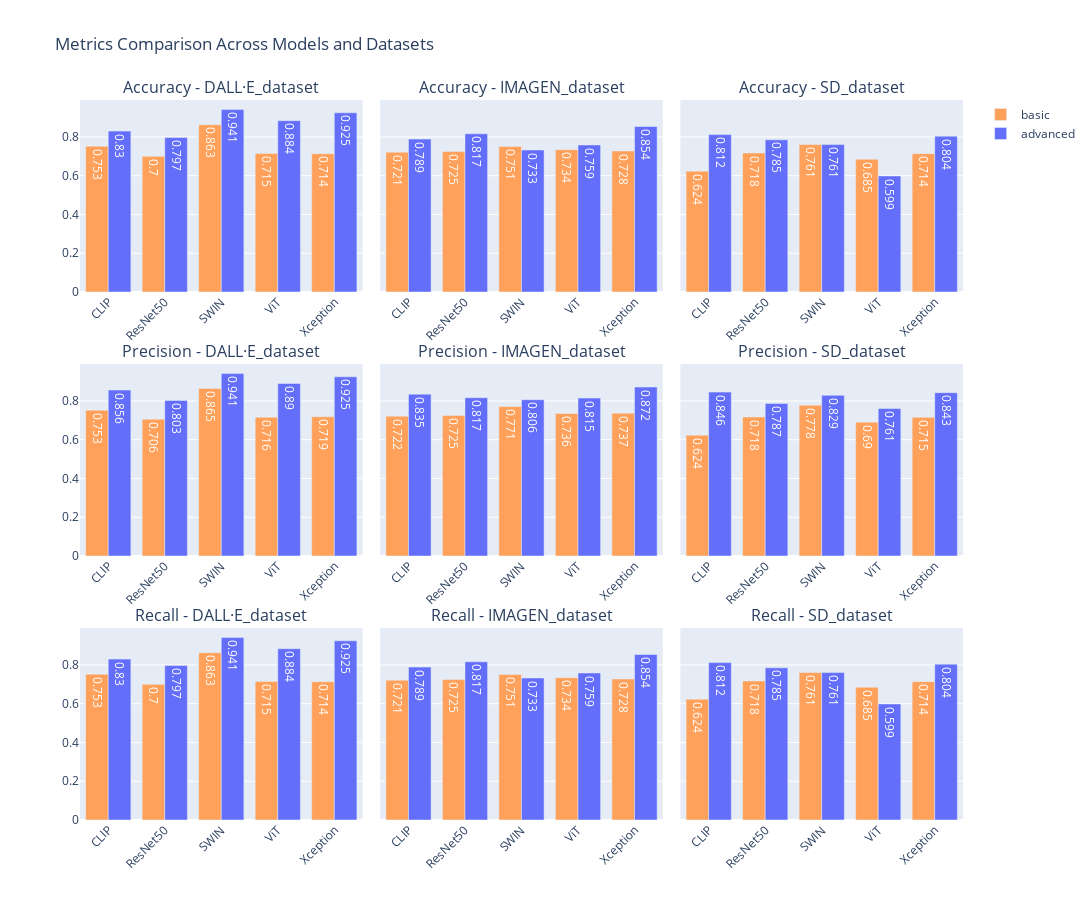

The cell this chart's notebook holds for it:
### Code cell
# Get unique values
metrics = ['Accuracy', 'Precision', 'Recall']
datasets = df_long['Omitted Dataset'].unique()
num_rows = len(metrics)
num_cols = len(datasets)

# Create subplot figure
fig = make_subplots(
    rows=num_rows, cols=num_cols,
    subplot_titles=[f"{metric} - {dataset}" for metric in metrics for dataset in datasets],
    shared_yaxes=True,
    horizontal_spacing=0.02,
    vertical_spacing=0.1
)

# Define consistent colors for run types
color_map = {
    'basic': '#FFA15A',     # Blue
    'advanced': '#636EFA'   # Orange
}
legend_added = set()

# Add bar traces with fixed colors
for row_idx, metric in enumerate(metrics, start=1):
    for col_idx, dataset in enumerate(datasets, start=1):
        sub = df_long[(df_long['Metric'] == metric) & (df_long['Omitted Dataset'] == dataset)]
        sub = sub.sort_values(by='Model_base')

        for run_type in sub['Run_type'].unique():
            filtered = sub[sub['Run_type'] == run_type]
            show_legend = run_type not in legend_added
            legend_added.add(run_type)

            fig.add_trace(
                go.Bar(
                    x=filtered['Model_base'],
                    y=filtered['Value'],
                    name=run_type,
                    text=filtered['Value'].round(3),
                    textposition='inside',
                    marker_color=color_map[run_type],
                    showlegend=show_legend  # <-- Only show legend once per run_type
                ),
                row=row_idx, col=col_idx
            )

# Update layout
fig.update_layout(
    height=300 * num_rows,
    width=500 * num_cols,
    title_text='Metrics Comparison Across Models and Datasets',
    showlegend=True,
    barmode='group'
)

fig.update_traces(textfont_color='white')
fig.update_xaxes(tickangle=-45)
fig.write_image('all_metrics_9x9.svg')
fig.show()

### Figure 1 — Plotly figure (JSON) as saved in the notebook; plotly's stock layout.template omitted (floating-point values rounded to 4 significant figures)
{"data": [{"marker": {"color": "#FFA15A"}, "name": "basic", "showlegend": true, "text": [0.753, 0.7, 0.863, 0.715, 0.714], "textfont": {"color": "white"}, "textposition": "inside", "type": "bar", "x": ["CLIP", "ResNet50", "SWIN", "ViT", "Xception"], "xaxis": "x", "y": [0.7526, 0.7, 0.8633, 0.7147, 0.7137], "yaxis": "y"}, {"marker": {"color": "#636EFA"}, "name": "advanced", "showlegend": true, "text": [0.83, 0.797, 0.941, 0.884, 0.925], "textfont": {"color": "white"}, "textposition": "inside", "type": "bar", "x": ["CLIP", "ResNet50", "SWIN", "ViT", "Xception"], "xaxis": "x", "y": [0.8302, 0.797, 0.9412, 0.884, 0.9247], "yaxis": "y"}, {"marker": {"color": "#FFA15A"}, "name": "basic", "showlegend": false, "text": [0.721, 0.725, 0.751, 0.734, 0.728], "textfont": {"color": "white"}, "textposition": "inside", "type": "bar", "x": ["CLIP", "ResNet50", "SWIN", "ViT", "Xception"], "xaxis": "x2", "y": [0.7213, 0.7247, 0.7506, 0.7345, 0.7277], "yaxis": "y2"}, {"marker": {"color": "#636EFA"}, "name": "advanced", "showlegend": false, "text": [0.789, 0.817, 0.733, 0.759, 0.854], "textfont": {"color": "white"}, "textposition": "inside", "type": "bar", "x": ["CLIP", "ResNet50", "SWIN", "ViT", "Xception"], "xaxis": "x2", "y": [0.7889, 0.8166, 0.7328, 0.7587, 0.854], "yaxis": "y2"}, {"marker": {"color": "#FFA15A"}, "name": "basic", "showlegend": false, "text": [0.624, 0.718, 0.761, 0.685, 0.714], "textfont": {"color": "white"}, "textposition": "inside", "type": "bar", "x": ["CLIP", "ResNet50", "SWIN", "ViT", "Xception"], "xaxis": "x3", "y": [0.6236, 0.7176, 0.7606, 0.685, 0.7138], "yaxis": "y3"}, {"marker": {"color": "#636EFA"}, "name": "advanced", "showlegend": false, "text": [0.812, 0.785, 0.761, 0.599, 0.804], "textfont": {"color": "white"}, "textposition": "inside", "type": "bar", "x": ["CLIP", "ResNet50", "SWIN", "ViT", "Xception"], "xaxis": "x3", "y": [0.8121, 0.7852, 0.7607, 0.5989, 0.8043], "yaxis": "y3"}, {"marker": {"color": "#FFA15A"}, "name": "basic", "showlegend": false, "text": [0.753, 0.706, 0.865, 0.716, 0.719], "textfont": {"color": "white"}, "textposition": "inside", "type": "bar", "x": ["CLIP", "ResNet50", "SWIN", "ViT", "Xception"], "xaxis": "x4", "y": [0.7526, 0.7059, 0.8648, 0.7165, 0.7188], "yaxis": "y4"}, {"marker": {"color": "#636EFA"}, "name": "advanced", "showlegend": false, "text": [0.856, 0.803, 0.941, 0.89, 0.925], "textfont": {"color": "white"}, "textposition": "inside", "type": "bar", "x": ["CLIP", "ResNet50", "SWIN", "ViT", "Xception"], "xaxis": "x4", "y": [0.8565, 0.8028, 0.9412, 0.8901, 0.9247], "yaxis": "y4"}, {"marker": {"color": "#FFA15A"}, "name": "basic", "showlegend": false, "text": [0.722, 0.725, 0.771, 0.736, 0.737], "textfont": {"color": "white"}, "textposition": "inside", "type": "bar", "x": ["CLIP", "ResNet50", "SWIN", "ViT", "Xception"], "xaxis": "x5", "y": [0.7216, 0.7252, 0.771, 0.7356, 0.7371], "yaxis": "y5"}, {"marker": {"color": "#636EFA"}, "name": "advanced", "showlegend": false, "text": [0.835, 0.817, 0.806, 0.815, 0.872], "textfont": {"color": "white"}, "textposition": "inside", "type": "bar", "x": ["CLIP", "ResNet50", "SWIN", "ViT", "Xception"], "xaxis": "x5", "y": [0.8351, 0.8169, 0.8064, 0.8151, 0.8718], "yaxis": "y5"}, {"marker": {"color": "#FFA15A"}, "name": "basic", "showlegend": false, "text": [0.624, 0.718, 0.778, 0.69, 0.715], "textfont": {"color": "white"}, "textposition": "inside", "type": "bar", "x": ["CLIP", "ResNet50", "SWIN", "ViT", "Xception"], "xaxis": "x6", "y": [0.6236, 0.7176, 0.7782, 0.6904, 0.7154], "yaxis": "y6"}, {"marker": {"color": "#636EFA"}, "name": "advanced", "showlegend": false, "text": [0.846, 0.787, 0.829, 0.761, 0.843], "textfont": {"color": "white"}, "textposition": "inside", "type": "bar", "x": ["CLIP", "ResNet50", "SWIN", "ViT", "Xception"], "xaxis": "x6", "y": [0.8457, 0.7869, 0.8289, 0.7609, 0.843], "yaxis": "y6"}, {"marker": {"color": "#FFA15A"}, "name": "basic", "showlegend": false, "text": [0.753, 0.7, 0.863, 0.715, 0.714], "textfont": {"color": "white"}, "textposition": "inside", "type": "bar", "x": ["CLIP", "ResNet50", "SWIN", "ViT", "Xception"], "xaxis": "x7", "y": [0.7526, 0.7, 0.8633, 0.7147, 0.7137], "yaxis": "y7"}, {"marker": {"color": "#636EFA"}, "name": "advanced", "showlegend": false, "text": [0.83, 0.797, 0.941, 0.884, 0.925], "textfont": {"color": "white"}, "textposition": "inside", "type": "bar", "x": ["CLIP", "ResNet50", "SWIN", "ViT", "Xception"], "xaxis": "x7", "y": [0.8302, 0.797, 0.9412, 0.884, 0.9247], "yaxis": "y7"}, {"marker": {"color": "#FFA15A"}, "name": "basic", "showlegend": false, "text": [0.721, 0.725, 0.751, 0.734, 0.728], "textfont": {"color": "white"}, "textposition": "inside", "type": "bar", "x": ["CLIP", "ResNet50", "SWIN", "ViT", "Xception"], "xaxis": "x8", "y": [0.7213, 0.7247, 0.7506, 0.7345, 0.7277], "yaxis": "y8"}, {"marker": {"color": "#636EFA"}, "name": "advanced", "showlegend": false, "text": [0.789, 0.817, 0.733, 0.759, 0.854], "textfont": {"color": "white"}, "textposition": "inside", "type": "bar", "x": ["CLIP", "ResNet50", "SWIN", "ViT", "Xception"], "xaxis": "x8", "y": [0.7889, 0.8166, 0.7328, 0.7587, 0.854], "yaxis": "y8"}, {"marker": {"color": "#FFA15A"}, "name": "basic", "showlegend": false, "text": [0.624, 0.718, 0.761, 0.685, 0.714], "textfont": {"color": "white"}, "textposition": "inside", "type": "bar", "x": ["CLIP", "ResNet50", "SWIN", "ViT", "Xception"], "xaxis": "x9", "y": [0.6236, 0.7176, 0.7606, 0.685, 0.7138], "yaxis": "y9"}, {"marker": {"color": "#636EFA"}, "name": "advanced", "showlegend": false, "text": [0.812, 0.785, 0.761, 0.599, 0.804], "textfont": {"color": "white"}, "textposition": "inside", "type": "bar", "x": ["CLIP", "ResNet50", "SWIN", "ViT", "Xception"], "xaxis": "x9", "y": [0.8121, 0.7852, 0.7607, 0.5989, 0.8043], "yaxis": "y9"}], "layout": {"annotations": [{"font": {"size": 16}, "showarrow": false, "text": "Accuracy - DALL·E_dataset", "x": 0.16, "xanchor": "center", "xref": "paper", "y": 1, "yanchor": "bottom", "yref": "paper"}, {"font": {"size": 16}, "showarrow": false, "text": "Accuracy - IMAGEN_dataset", "x": 0.5, "xanchor": "center", "xref": "paper", "y": 1, "yanchor": "bottom", "yref": "paper"}, {"font": {"size": 16}, "showarrow": false, "text": "Accuracy - SD_dataset", "x": 0.84, "xanchor": "center", "xref": "paper", "y": 1, "yanchor": "bottom", "yref": "paper"}, {"font": {"size": 16}, "showarrow": false, "text": "Precision - DALL·E_dataset", "x": 0.16, "xanchor": "center", "xref": "paper", "y": 0.6333, "yanchor": "bottom", "yref": "paper"}, {"font": {"size": 16}, "showarrow": false, "text": "Precision - IMAGEN_dataset", "x": 0.5, "xanchor": "center", "xref": "paper", "y": 0.6333, "yanchor": "bottom", "yref": "paper"}, {"font": {"size": 16}, "showarrow": false, "text": "Precision - SD_dataset", "x": 0.84, "xanchor": "center", "xref": "paper", "y": 0.6333, "yanchor": "bottom", "yref": "paper"}, {"font": {"size": 16}, "showarrow": false, "text": "Recall - DALL·E_dataset", "x": 0.16, "xanchor": "center", "xref": "paper", "y": 0.2667, "yanchor": "bottom", "yref": "paper"}, {"font": {"size": 16}, "showarrow": false, "text": "Recall - IMAGEN_dataset", "x": 0.5, "xanchor": "center", "xref": "paper", "y": 0.2667, "yanchor": "bottom", "yref": "paper"}, {"font": {"size": 16}, "showarrow": false, "text": "Recall - SD_dataset", "x": 0.84, "xanchor": "center", "xref": "paper", "y": 0.2667, "yanchor": "bottom", "yref": "paper"}], "barmode": "group", "height": 900, "showlegend": true, "title": {"text": "Metrics Comparison Across Models and Datasets"}, "width": 1500, "xaxis": {"anchor": "y", "domain": [0, 0.32], "tickangle": -45}, "xaxis2": {"anchor": "y2", "domain": [0.34, 0.66], "tickangle": -45}, "xaxis3": {"anchor": "y3", "domain": [0.68, 1], "tickangle": -45}, "xaxis4": {"anchor": "y4", "domain": [0, 0.32], "tickangle": -45}, "xaxis5": {"anchor": "y5", "domain": [0.34, 0.66], "tickangle": -45}, "xaxis6": {"anchor": "y6", "domain": [0.68, 1], "tickangle": -45}, "xaxis7": {"anchor": "y7", "domain": [0, 0.32], "tickangle": -45}, "xaxis8": {"anchor": "y8", "domain": [0.34, 0.66], "tickangle": -45}, "xaxis9": {"anchor": "y9", "domain": [0.68, 1], "tickangle": -45}, "yaxis": {"anchor": "x", "domain": [0.7333, 1]}, "yaxis2": {"anchor": "x2", "domain": [0.7333, 1], "matches": "y", "showticklabels": false}, "yaxis3": {"anchor": "x3", "domain": [0.7333, 1], "matches": "y", "showticklabels": false}, "yaxis4": {"anchor": "x4", "domain": [0.3667, 0.6333]}, "yaxis5": {"anchor": "x5", "domain": [0.3667, 0.6333], "matches": "y4", "showticklabels": false}, "yaxis6": {"anchor": "x6", "domain": [0.3667, 0.6333], "matches": "y4", "showticklabels": false}, "yaxis7": {"anchor": "x7", "domain": [0, 0.2667]}, "yaxis8": {"anchor": "x8", "domain": [0, 0.2667], "matches": "y7", "showticklabels": false}, "yaxis9": {"anchor": "x9", "domain": [0, 0.2667], "matches": "y7", "showticklabels": false}}}
